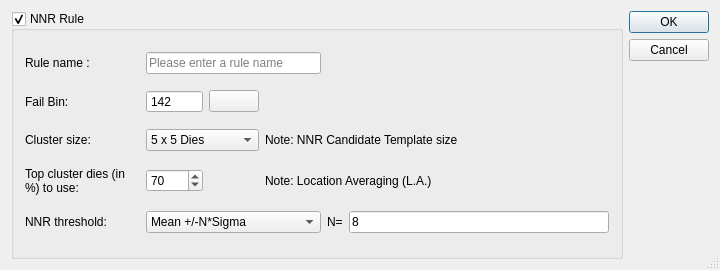
<?xml version="1.0" encoding="UTF-8"?>
<ui version="4.0">
 <class>NnrDefinitionDialogBase</class>
 <widget class="QDialog" name="NnrDefinitionDialogBase">
  <property name="geometry">
   <rect>
    <x>0</x>
    <y>0</y>
    <width>720</width>
    <height>270</height>
   </rect>
  </property>
  <property name="windowTitle">
   <string>NNR definition</string>
  </property>
  <property name="windowIcon">
   <iconset resource="gex.qrc">
    <normaloff>:/gex/icons/gex_application_48x48.png</normaloff>:/gex/icons/gex_application_48x48.png</iconset>
  </property>
  <property name="autoFillBackground">
   <bool>true</bool>
  </property>
  <property name="sizeGripEnabled">
   <bool>true</bool>
  </property>
  <layout class="QGridLayout" name="gridLayout_2">
   <item row="0" column="0" rowspan="3">
    <widget class="QGroupBox" name="groupBoxNNR">
     <property name="toolTip">
      <string>Enable/Disable rule</string>
     </property>
     <property name="title">
      <string>NNR Rule</string>
     </property>
     <property name="checkable">
      <bool>true</bool>
     </property>
     <layout class="QGridLayout" name="gridLayout">
      <item row="0" column="0">
       <widget class="QLabel" name="textLabel2_2_2_2_2_2_2_2_4">
        <property name="maximumSize">
         <size>
          <width>32767</width>
          <height>32767</height>
         </size>
        </property>
        <property name="text">
         <string>Rule name :</string>
        </property>
        <property name="alignment">
         <set>Qt::AlignVCenter</set>
        </property>
        <property name="wordWrap">
         <bool>true</bool>
        </property>
       </widget>
      </item>
      <item row="0" column="1" colspan="3">
       <widget class="QLineEdit" name="lineEditRuleName">
        <property name="toolTip">
         <string>Rule name...</string>
        </property>
        <property name="inputMask">
         <string/>
        </property>
        <property name="text">
         <string/>
        </property>
        <property name="placeholderText">
         <string>Please enter a rule name</string>
        </property>
       </widget>
      </item>
      <item row="1" column="0">
       <widget class="QLabel" name="textLabel2_2_2_2_8">
        <property name="maximumSize">
         <size>
          <width>32767</width>
          <height>32767</height>
         </size>
        </property>
        <property name="text">
         <string>Fail Bin:</string>
        </property>
        <property name="alignment">
         <set>Qt::AlignVCenter</set>
        </property>
        <property name="wordWrap">
         <bool>true</bool>
        </property>
       </widget>
      </item>
      <item row="1" column="2">
       <widget class="GColorPushButton" name="pushButtonFailBinColor">
        <property name="maximumSize">
         <size>
          <width>50</width>
          <height>16777215</height>
         </size>
        </property>
        <property name="toolTip">
         <string>Define the Bin color assigned to Good dies NNR outlier</string>
        </property>
        <property name="text">
         <string/>
        </property>
        <property name="autoDefault">
         <bool>false</bool>
        </property>
       </widget>
      </item>
      <item row="1" column="3" colspan="3">
       <spacer name="horizontalSpacer">
        <property name="orientation">
         <enum>Qt::Horizontal</enum>
        </property>
        <property name="sizeHint" stdset="0">
         <size>
          <width>314</width>
          <height>20</height>
         </size>
        </property>
       </spacer>
      </item>
      <item row="2" column="0">
       <widget class="QLabel" name="textLabel2_2_2_2_2_6">
        <property name="maximumSize">
         <size>
          <width>32767</width>
          <height>32767</height>
         </size>
        </property>
        <property name="text">
         <string>Cluster size:</string>
        </property>
        <property name="alignment">
         <set>Qt::AlignVCenter</set>
        </property>
        <property name="wordWrap">
         <bool>true</bool>
        </property>
       </widget>
      </item>
      <item row="2" column="1" colspan="2">
       <widget class="QComboBox" name="comboBoxNNR_Size">
        <property name="toolTip">
         <string>Die cluster size for NNR  (NRR Candidate Template)</string>
        </property>
        <item>
         <property name="text">
          <string>5 x 5 Dies</string>
         </property>
        </item>
        <item>
         <property name="text">
          <string>7 x 7 Dies</string>
         </property>
        </item>
        <item>
         <property name="text">
          <string>9 x 9 Dies</string>
         </property>
        </item>
        <item>
         <property name="text">
          <string>11 x 11 Dies</string>
         </property>
        </item>
        <item>
         <property name="text">
          <string>13 x 13 Dies</string>
         </property>
        </item>
        <item>
         <property name="text">
          <string>15 x 15 Dies</string>
         </property>
        </item>
        <item>
         <property name="text">
          <string>Whole wafer</string>
         </property>
        </item>
       </widget>
      </item>
      <item row="2" column="3" colspan="3">
       <widget class="QLabel" name="textLabel2_2_2_2_2_8">
        <property name="maximumSize">
         <size>
          <width>32767</width>
          <height>32767</height>
         </size>
        </property>
        <property name="text">
         <string>Note: NNR Candidate Template size</string>
        </property>
        <property name="alignment">
         <set>Qt::AlignVCenter</set>
        </property>
        <property name="wordWrap">
         <bool>true</bool>
        </property>
       </widget>
      </item>
      <item row="3" column="0">
       <widget class="QLabel" name="textLabel2_2_2_2_2_7">
        <property name="maximumSize">
         <size>
          <width>32767</width>
          <height>32767</height>
         </size>
        </property>
        <property name="text">
         <string>Top cluster dies (in %) to use:</string>
        </property>
        <property name="alignment">
         <set>Qt::AlignVCenter</set>
        </property>
        <property name="wordWrap">
         <bool>true</bool>
        </property>
       </widget>
      </item>
      <item row="3" column="1">
       <widget class="QDoubleSpinBox" name="doubleSpinBoxNNR_LA">
        <property name="toolTip">
         <string>Top X% best dies to use in cluster (Location Averaging)</string>
        </property>
        <property name="specialValueText">
         <string/>
        </property>
        <property name="suffix">
         <string/>
        </property>
        <property name="decimals">
         <number>0</number>
        </property>
        <property name="minimum">
         <double>1.000000000000000</double>
        </property>
        <property name="maximum">
         <double>100.000000000000000</double>
        </property>
        <property name="value">
         <double>70.000000000000000</double>
        </property>
       </widget>
      </item>
      <item row="3" column="3" colspan="3">
       <widget class="QLabel" name="textLabel2_2_2_2_2_9">
        <property name="maximumSize">
         <size>
          <width>32767</width>
          <height>32767</height>
         </size>
        </property>
        <property name="text">
         <string>Note: Location Averaging (L.A.)</string>
        </property>
        <property name="alignment">
         <set>Qt::AlignVCenter</set>
        </property>
        <property name="wordWrap">
         <bool>true</bool>
        </property>
       </widget>
      </item>
      <item row="4" column="0">
       <widget class="QLabel" name="textLabel2_2_2_2_2_2_8">
        <property name="maximumSize">
         <size>
          <width>32767</width>
          <height>32767</height>
         </size>
        </property>
        <property name="text">
         <string>NNR threshold:</string>
        </property>
        <property name="alignment">
         <set>Qt::AlignVCenter</set>
        </property>
        <property name="wordWrap">
         <bool>true</bool>
        </property>
       </widget>
      </item>
      <item row="4" column="1" colspan="3">
       <widget class="QComboBox" name="comboBoxNRR_Algorithm">
        <property name="toolTip">
         <string>Select NNR detection threshold algorithm to use</string>
        </property>
        <item>
         <property name="text">
          <string>Mean +/-N*Sigma</string>
         </property>
        </item>
        <item>
         <property name="text">
          <string>Median +/-N*RSigma</string>
         </property>
        </item>
        <item>
         <property name="text">
          <string>IQR: Q1-N*IQR, Q3+N*IQR</string>
         </property>
        </item>
       </widget>
      </item>
      <item row="4" column="4">
       <widget class="QLabel" name="textLabelNNR_N">
        <property name="maximumSize">
         <size>
          <width>32767</width>
          <height>32767</height>
         </size>
        </property>
        <property name="text">
         <string>N=</string>
        </property>
        <property name="alignment">
         <set>Qt::AlignVCenter</set>
        </property>
        <property name="wordWrap">
         <bool>true</bool>
        </property>
       </widget>
      </item>
      <item row="4" column="5">
       <widget class="QLineEdit" name="lineEditNNR_N">
        <property name="toolTip">
         <string>Custom N factor...</string>
        </property>
        <property name="text">
         <string>8</string>
        </property>
       </widget>
      </item>
      <item row="1" column="1">
       <widget class="QSpinBox" name="spinBoxFailBin">
        <property name="buttonSymbols">
         <enum>QAbstractSpinBox::NoButtons</enum>
        </property>
        <property name="maximum">
         <number>65535</number>
        </property>
        <property name="value">
         <number>142</number>
        </property>
       </widget>
      </item>
     </layout>
    </widget>
   </item>
   <item row="0" column="1">
    <widget class="QPushButton" name="pushButtonOk">
     <property name="maximumSize">
      <size>
       <width>16777215</width>
       <height>16777215</height>
      </size>
     </property>
     <property name="text">
      <string>OK</string>
     </property>
     <property name="default">
      <bool>true</bool>
     </property>
    </widget>
   </item>
   <item row="1" column="1">
    <widget class="QPushButton" name="pushButtonCancel">
     <property name="maximumSize">
      <size>
       <width>16777215</width>
       <height>16777215</height>
      </size>
     </property>
     <property name="text">
      <string>Cancel</string>
     </property>
    </widget>
   </item>
   <item row="2" column="1">
    <spacer name="verticalSpacer">
     <property name="orientation">
      <enum>Qt::Vertical</enum>
     </property>
     <property name="sizeHint" stdset="0">
      <size>
       <width>20</width>
       <height>175</height>
      </size>
     </property>
    </spacer>
   </item>
  </layout>
 </widget>
 <layoutdefault spacing="6" margin="11"/>
 <customwidgets>
  <customwidget>
   <class>GColorPushButton</class>
   <extends>QPushButton</extends>
   <header>gcolorpushbutton.h</header>
  </customwidget>
 </customwidgets>
 <tabstops>
  <tabstop>doubleSpinBoxNNR_LA</tabstop>
  <tabstop>comboBoxNRR_Algorithm</tabstop>
  <tabstop>lineEditNNR_N</tabstop>
  <tabstop>comboBoxNNR_Size</tabstop>
  <tabstop>pushButtonOk</tabstop>
  <tabstop>pushButtonCancel</tabstop>
 </tabstops>
 <resources>
  <include location="gex.qrc"/>
 </resources>
 <connections/>
</ui>
